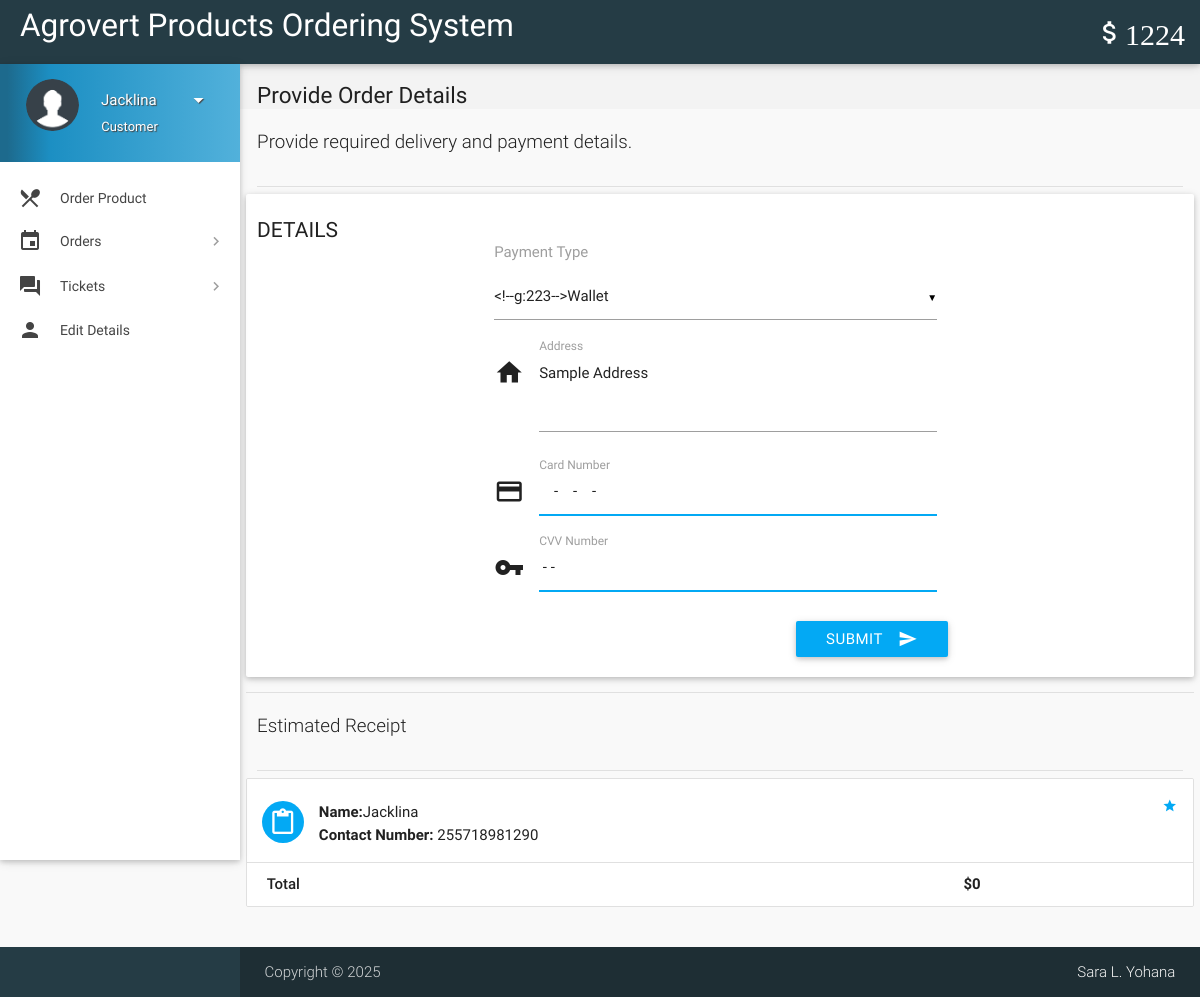
The page /place-order.php (signed in) on the database its author committed.
### tables this page shows
CREATE TABLE `wallet_details` (
  `id` int(11) NOT NULL,
  `wallet_id` int(11) NOT NULL,
  `number` varchar(16) NOT NULL,
  `cvv` int(3) NOT NULL,
  `balance` int(11) NOT NULL DEFAULT 2000
);

CREATE TABLE `users` (
  `id` int(11) NOT NULL,
  `role` varchar(15) NOT NULL DEFAULT 'Customer',
  `name` varchar(15) NOT NULL,
  `username` varchar(10) NOT NULL,
  `password` text NOT NULL,
  `email` varchar(35) DEFAULT NULL,
  `address` varchar(300) DEFAULT NULL,
  `contact` bigint(11) NOT NULL,
  `verified` tinyint(1) NOT NULL DEFAULT 0,
  `deleted` tinyint(4) NOT NULL DEFAULT 0
);

### includes/wallet.php (called while the page is built)
<?php
$user_id=$_SESSION['user_id'];
$sql = mysqli_query($con, "SELECT * FROM wallet where customer_id = $user_id");
while($row1 = mysqli_fetch_array($sql)){
$wallet_id = $row1['id'];
}
$sql = mysqli_query($con, "SELECT * FROM wallet_details where wallet_id = $wallet_id");
while($row1 = mysqli_fetch_array($sql)){
$balance = $row1['balance'];
}
?>

### includes/connect.php (called while the page is built, shortened)
<?php
if(isset($_SESSION['role']))
$role = $_SESSION['role'];
?>

### place-order.php (the view, shortened to what this page needs)
<?php
include 'includes/connect.php';
include 'includes/wallet.php';
$total = 0;
	if($_SESSION['customer_sid']==session_id())
	{
$result = mysqli_query($con, "SELECT * FROM users where id = $user_id");
while($row = mysqli_fetch_array($result)){
$name = $row['name'];
$address = $row['address'];
$contact = $row['contact'];
}
		?>
<!DOCTYPE html>
<html lang="en">
<head>
  <link href="css/materialize.min.css" type="text/css" rel="stylesheet" media="screen,projection">
  <link href="css/style.min.css" type="text/css" rel="stylesheet" media="screen,projection">
  <link href="css/custom/custom.min.css" type="text/css" rel="stylesheet" media="screen,projection">
  <link href="js/plugins/perfect-scrollbar/perfect-scrollbar.css" type="text/css" rel="stylesheet" media="screen,projection">
</head>
<body>
  <header id="header" class="page-topbar">
        <div class="navbar-fixed">
            <nav class="navbar-color">
                <div class="nav-wrapper">
                    <ul class="left">
                      <li><h1 class="logo-wrapper"><a href="index.php" class="brand-logo darken-1">Agrovert Products Ordering System</a></h1></li>
                    </ul>
                    <ul class="right hide-on-med-and-down">
                        <li><a href="#" class="waves-effect waves-block waves-light"><i class="mdi-editor-attach-money"><?php echo $balance;?></i></a>
                        </li>
                    </ul>
                </div>
            </nav>
        </div>
  </header>
  <div id="main">
    <div class="wrapper">
      <aside id="left-sidebar-nav">
        <ul id="slide-out" class="side-nav fixed leftside-navigation">
            <li class="user-details  light-blue darken-2">
            <div class="row">
                <div class="col col s4 m4 l4">
                    <img src="images/userav.png" alt="" class="circle responsive-img valign profile-image">
                </div>
                <div class="col col s8 m8 l8">
                    <a class="btn-flat dropdown-button waves-effect waves-light white-text profile-btn" href="#" data-activates="profile-dropdown"><?php echo $name;?> <i class="mdi-navigation-arrow-drop-down right"></i></a>
                    <p class="user-roal"><?php echo $role;?></p>
                </div>
            </div>
            </li>
            <li class="bold"><a href="index.php" class="waves-effect waves-light-blue"><i class="mdi-maps-local-restaurant"></i> Order Product</a>
            </li>
                <li class="no-padding">
                    <ul class="collapsible collapsible-accordion">
                        <li class="bold"><a class="collapsible-header waves-effect waves-light-blue"><i class="mdi-editor-insert-invitation"></i> Orders</a>
                        </li>
                    </ul>
                </li>
                <li class="no-padding">
                    <ul class="collapsible collapsible-accordion">
                        <li class="bold"><a class="collapsible-header waves-effect waves-light-blue"><i class="mdi-action-question-answer"></i> Tickets</a>
                        </li>
                    </ul>
                </li>
            <li class="bold"><a href="details.php" class="waves-effect waves-light-blue"><i class="mdi-social-person"></i> Edit Details</a>
            </li>
        </ul>
        </aside>
      <section id="content">
        <div id="breadcrumbs-wrapper">
          <div class="container">
            <div class="row">
              <div class="col s12 m12 l12">
                <h5 class="breadcrumbs-title">Provide Order Details</h5>
              </div>
            </div>
          </div>
        </div>
				<div class="container">
          <p class="caption">Provide required delivery and payment details.</p>
          <div class="divider"></div>
            <div class="row">
              <div class="col s12 m4 l3">
                <h4 class="header">Details</h4>
              </div>
<div>
                <div class="card-panel">
                  <div class="row">
                    <form class="formValidate col s12 m12 l6" id="formValidate" method="post" action="confirm-order.php" novalidate="novalidate">
                      <div class="row">
                        <div class="input-field col s12">
							<label for="payment_type">Payment Type</label><br><br>
                        </div>
                      </div>
                      <div class="row">
                        <div class="input-field col s12">
                          <i class="mdi-action-home prefix"></i>
							<textarea name="address" id="address" class="materialize-textarea validate" data-error=".errorTxt1"><?php echo $address;?></textarea>
							<label for="address" class="">Address</label>
                        </div>
                      </div>
                      <div class="row">
                        <div class="input-field col s12">
                          <i class="mdi-action-credit-card prefix"></i>
							<input name="cc_number" id="cc_number" type="text" data-error=".errorTxt2" required>
							<label for="cc_number" class="">Card Number</label>
                        </div>
                      </div>
                      <div class="row">
                        <div class="input-field col s12">
                          <i class="mdi-communication-vpn-key prefix"></i>
							<input name="cvv_number" id="cvv_number" type="text" data-error=".errorTxt3" required>
							<label for="cvv_number" class="">CVV Number</label>
                        </div>
                      </div>
                      <div class="row">
                        <div class="row">
                          <div class="input-field col s12">
                            <button class="btn  light-blue waves-effect waves-light right" type="submit" name="action">Submit
                              <i class="mdi-content-send right"></i>
                            </button>
                          </div>
                        </div>
                      </div>
                    </form>
                  </div>
                </div>
              </div>
            <div class="divider"></div>
          </div>
      </div>
        <div class="container">
          <p class="caption">Estimated Receipt</p>
          <div class="divider"></div>
<div id="work-collections" class="seaction">
<div class="row">
<div>
<ul id="issues-collection" class="collection">
<?php
    echo '<li class="collection-item avatar">
        <i class="mdi-content-content-paste light-blue circle"></i>
        <p><strong>Name:</strong>'.$name.'</p>
		<p><strong>Contact Number:</strong> '.$contact.'</p>
        <a href="#" class="secondary-content"><i class="mdi-action-grade"></i></a>';
    echo '<li class="collection-item">
        <div class="row">
            <div class="col s7">
                <p class="collections-title"> Total</p>
            </div>
            <div class="col s2">
                <span>&nbsp;</span>
            </div>
            <div class="col s3">
                <span><strong>$'.$total.'</strong></span>
            </div>
        </div>
    </li>';
?>
</ul>
                </div>
				</div>
                </div>
              </div>
            </div>
        </div>
 <footer class="page-footer">
    <div class="footer-copyright">
      <div class="container">
      <span>Copyright © <?php echo date("Y"); ?><span class="right"><a class="grey-text text-lighten-4" href="">Sara L. Yohana</a></span>
        </div>
    </div>
  </footer>
</body>
</html>
<?php
	}
?>

### place-order.php (style rules this page uses)
.input-field label.active { width:100%; }

### rows shown on the page
wallet_details: balance "1224"
users: name "Jacklina", address "Sample Address", contact "255718981290"

### other values the page prints
$role "Customer"
$total "0"
